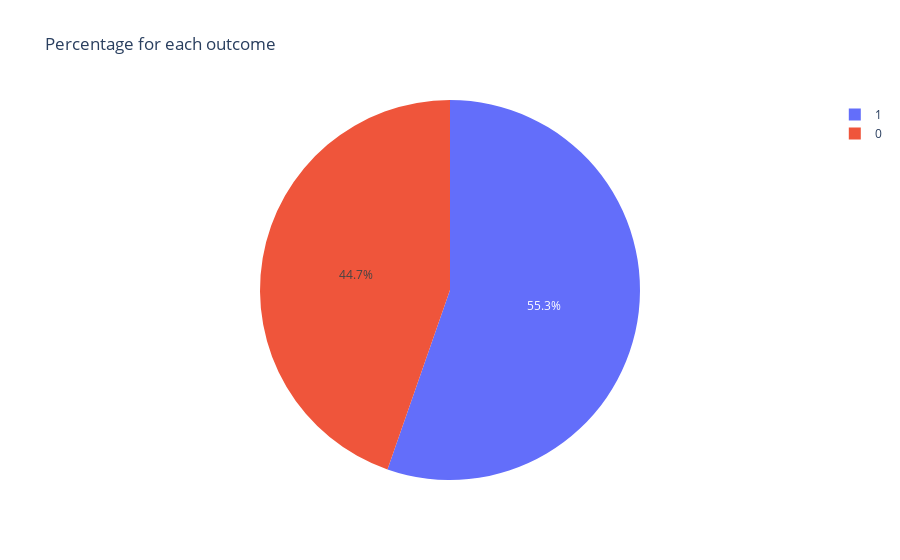

Notebook code for this chart:
### Code cell
fig = px.pie(df, names='HeartDisease', title='Percentage for each outcome')
fig.show()

### Figure 1 — Plotly figure (JSON) as saved in the notebook; plotly's stock layout.template omitted (floating-point values rounded to 4 significant figures; data arrays with more than 128 entries replaced by an {"elided": "..."} marker saying what was removed)
{"data": [{"domain": {"x": [0, 1], "y": [0, 1]}, "hovertemplate": "HeartDisease=%{label}<extra></extra>", "labels": {"elided": "918 int values"}, "legendgroup": "", "name": "", "showlegend": true, "type": "pie"}], "layout": {"legend": {"tracegroupgap": 0}, "title": {"text": "Percentage for each outcome"}}}
